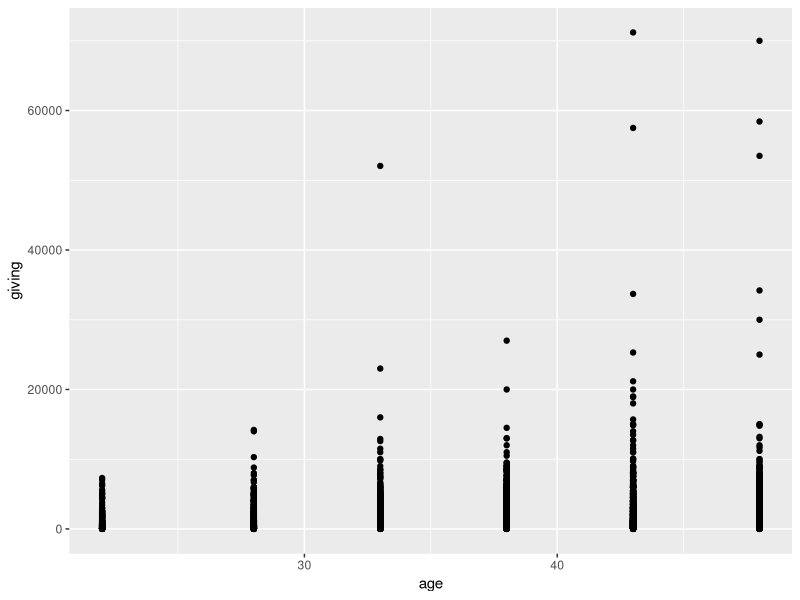
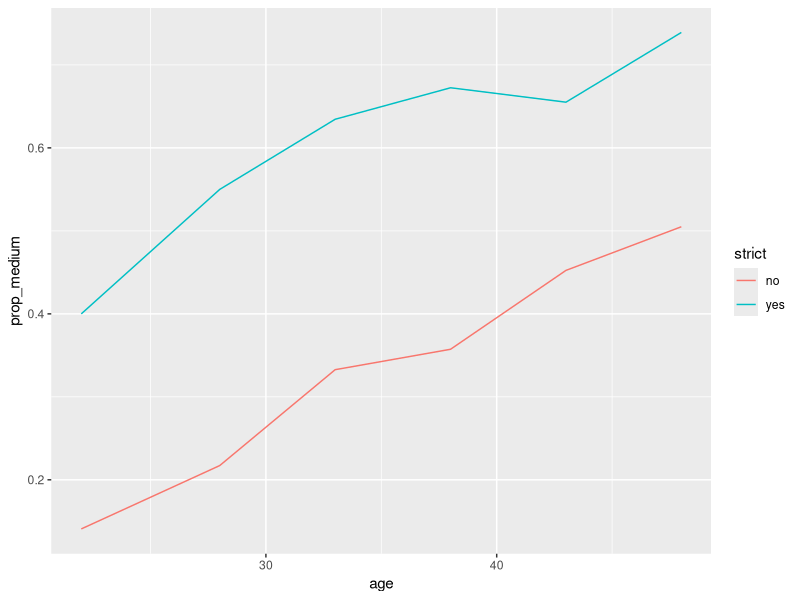
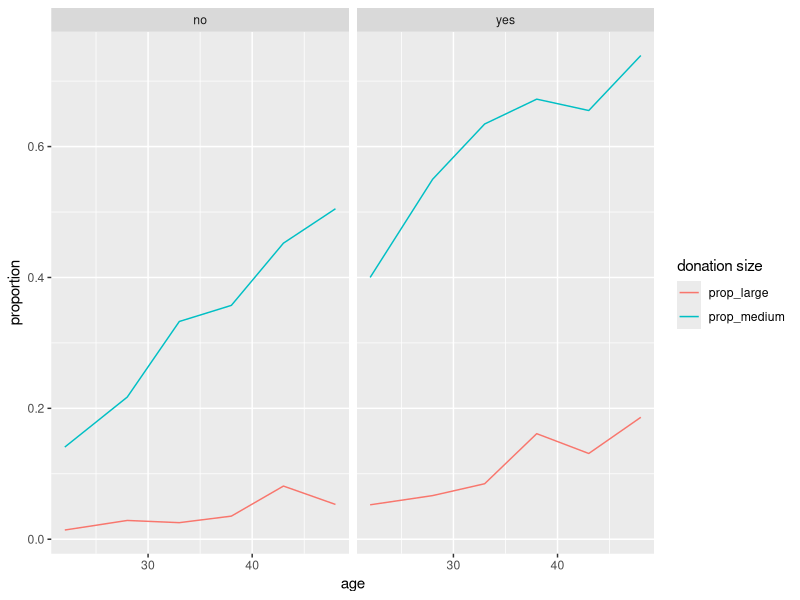
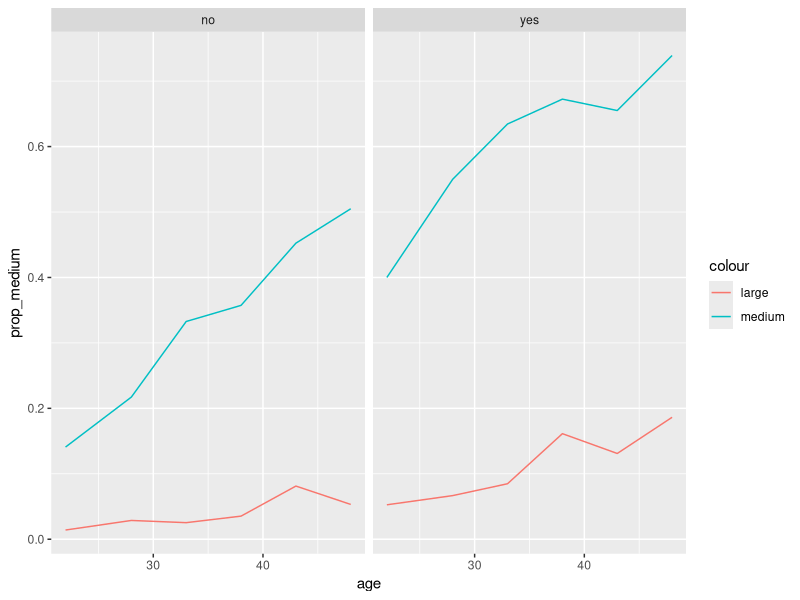
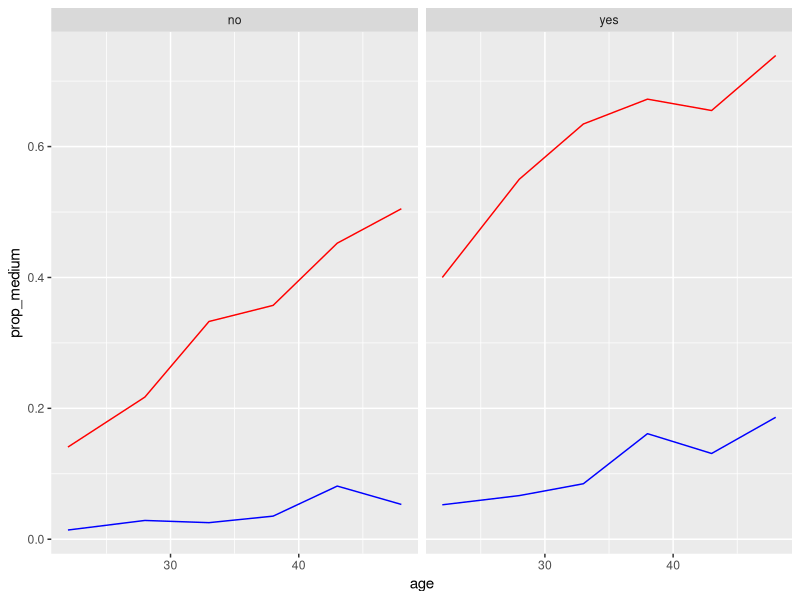

Reproduce these figures in R, in order.
## ---- chunk 1
knitr::opts_chunk$set(echo = TRUE, out.width = "4in", out.height = "3in",
                      fig.align = "center" )
library( tidyverse )
## ---- chunk 2
library( tidyverse )

church = read.table( "data/CHURCH.txt" )
names(church) = c( "church", "memberID", "giving", "age", "strict" )

ggplot( church, aes( age, giving ) ) +
    geom_point()
## ---- chunk 3
schurch = church %>% group_by( age, strict ) %>%
    summarise( prop_large = mean( giving > 5000 ),
               prop_medium = mean( giving > 1000 ) )
schurch
## ---- chunk 4
schurch$strict = factor( schurch$strict, levels = c(0,1),
                         labels=c("no","yes" ) )

ggplot( schurch, aes( age, prop_medium, group=strict, col=strict ) ) +
    geom_line()
## ---- chunk 5
schurchL <- schurch %>% pivot_longer( cols=c(prop_large, prop_medium),
                         names_to = "size", values_to="proportion" )
schurchL
## ---- chunk 6
ggplot( schurchL, aes( age, proportion, col=size ) ) +
    facet_wrap( ~ strict ) +
    geom_line() +
    labs( col="donation size" )
## ---- chunk 7
ggplot( schurch, aes( age ) ) +
    facet_wrap( ~strict ) +
    geom_line( aes( y = prop_medium, col="medium" ) )  +
    geom_line( aes( y = prop_large, col="large" ) )
## ---- chunk 8
ggplot( schurch, aes( age ) ) +
    facet_wrap( ~strict ) +
    geom_line( aes( y = prop_medium ), col="red" )  +
    geom_line( aes( y = prop_large ), col="blue" )
